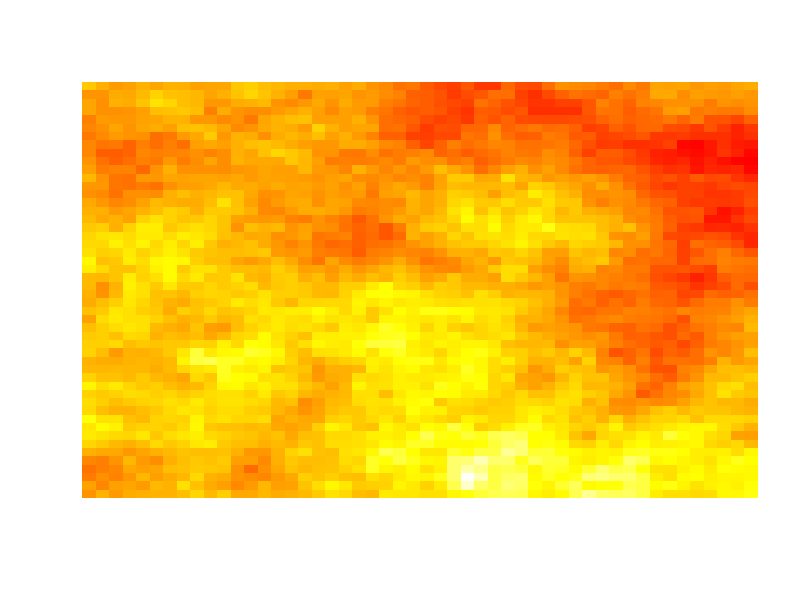

This chart was generated by the following R code: (Note: a time limit stopped this script after it produced the figure.)
##########################################################################
### Simulation
### True Variance: It is the variance calculated by 100 times simulation
###                It is related to the size of domains. (e.g. for a
###                20 by 20 squre, its var is different to that of a 
###                30 by 30 one.)
###
### True Mean: It also depends on the size of domains, and
###            it is also simulated 100 times for the mean.
###
### Author: Leshun Xu
### Last modified date: 2019-07-15
##########################################################################


# setwd("working directory")
library(MASS)

nedge <- 50        # the number of the colums and rows of the Z field
mpts <- nedge^2    # the number of individuals in the Z field

p2p.dis <- matrix(0, mpts, mpts)
for(i in 1:mpts){
  for(j in i:mpts){
    p1 <- (i-1)%/%nedge
    p2 <- (i-1)%%nedge
    q1 <- (j-1)%/%nedge
    q2 <- (j-1)%%nedge
    dis <- sqrt((p1-q1)^2+(p2-q2)^2)
    p2p.dis[i,j] <- dis
    p2p.dis[j,i] <- dis
  }
}

sigma <- exp(-0.05*p2p.dis) # transfer distance into covariances

set.seed(2019)
seqn <- mvrnorm(n = 1, rep(0, mpts), sigma)
pix <- matrix(seqn, nedge, nedge, byrow = TRUE) # generate the Z field

# plot the Z field
pixtt <- pix[,nrow(pix):1]
image(pixtt, col=heat.colors(100), axes=FALSE)


g <- function(z){
  exp(z)/(1+exp(z))
}

f <- function(z){
  z                    # case1: f(z)=z
  # z^3-3*z^2+2*z+0.01   # case2: f(z)=z^3-3*z^2+2*z+0.01
  # 2*sin(z)             # case3: f(z)=2*sin(z)
  # exp(z)-5             # case4: f(z)=exp(z)
}

# This function is for the inclusion probabilities of HT estimators.
selec.prob <- function(ind1, ind2, dn, m1, m2, k){
  p1 <- m1/dn; p2 <- m2/dn
  pi1 <- 1-(1-p1)^k
  pi2 <- 1-(1-p2)^k
  pi12 <- 2*(k-1)*pi1*pi2/(2*k-pi1-pi2)
  c(pi1, pi2, pi12)
}

field.z <- pix
field.f <- f(field.z)
field.g <- g(field.z)

##########################################################################
### Simulation for the true variance and true mean (start here)
SumSnSeq <- data.frame(matrix(ncol = nedge, nrow = 0))
colnames(SumSnSeq) <- paste("Sn", 1:nedge, sep = "")

t <- 0
for (i in 1:100) {
  t <- t+1
  set.seed(i)
  seqn <- mvrnorm(n = 1, rep(0, mpts), sigma)
  pix.t <- matrix(seqn, nedge, nedge, byrow = TRUE)
  field.z.t <- pix.t
  field.f.t <- f(field.z.t)
  vecTemp <- NULL
  for (j in 1:nedge) {
    vecTemp <- c(vecTemp, sum(field.f.t[1:j,1:j]))
  }
  SumSnSeq[t,] <- vecTemp
}
### Simulation for the true variance and true mean (end here)
##########################################################################

set.seed(2)
temp.r <- rbinom(mpts, 1, field.g)
field.r <- matrix(temp.r, nedge, nedge, byrow = FALSE)

field.x <- field.f*field.r

size <- seq(40, nedge, 1)

recorded <- data.frame(matrix(ncol = 11, nrow = 0))
colnames(recorded) <- c("SampleSize", "DnSize", "DnVar",
                        "NEW.var","NEW.err1",
                        "HT.var", "HTvar.err3",
                        "Sum.MHT", "Sum.MHT.err",
                        "Sum.HT", "Sum.HT.err"
)

t <- 0

for (s in size) {
  t <- t+1
  r01 <- matrix(0, s, nedge-s)
  r02 <- matrix(0, nedge-s, nedge)
  Rn <- field.r[1:s, 1:s]
  Rn2field <- cbind(Rn, r01)
  Rn2field <- rbind(Rn2field, r02)
  index <- which(Rn2field!=0)
  sample.cov <- sigma[index, index]
  
  Dn.1 <- matrix(1, s, s)
  temp.field <- cbind(Dn.1, r01)
  temp.field <- rbind(temp.field, r02)
  index2 <- which(temp.field!=0)
  Dn.f <- field.f[index2]
  
  sumDn.true <- sum(Dn.f)
  varDn.true <- var(SumSnSeq[,s])
  
  
  f.seq <- field.f[index]   # Observed as a sample
  g.seq <- field.g[index]
  
  n.seq <- length(index)    # it is the sample size
  Dn.size <- length(index2) # It is the finite population size
  
  varDn.est.HT <- 0         # This is H-T estimator of the variance
  sumDn.est.MHT <- 0        # This is MHT estimator of the pop total
  sumDn.est.HT <- 0         # This is H-T estimator of the pop total
  for (i in 1:n.seq) {
    for (j in 1:n.seq) {
      if (i==j) {
        selec.s <- selec.prob(index[i], index[j], s^2, 1, 1, n.seq)
        selec.i <- selec.s[1]
        varDn.est.HT <- varDn.est.HT + f.seq[i]^2*(1-selec.i)/selec.i^2
      }else{
        selec.s <- selec.prob(index[i], index[j], s^2, 1, 1, n.seq)
        selec.i <- selec.s[1]
        selec.j <- selec.s[2]
        selec.ij <- selec.s[3]
        varDn.est.HT <- varDn.est.HT + f.seq[i]*f.seq[j]*(selec.ij - selec.i * selec.j)/selec.ij/selec.i/selec.j
      }
    }
    sumDn.est.MHT <- sumDn.est.MHT + f.seq[i]/g.seq[i]
    
    selec.s <- selec.prob(index[i], index[i], s^2, 1, 1, n.seq)
    selec.i <- selec.s[1]
    sumDn.est.HT <- sumDn.est.HT + f.seq[i]/selec.i
  }
  
  field.xtmp <- field.x
  
  ##########################################################################
  ### The mHT estimator of the variance (start here)
  
  kn <- floor(s^0.7)   # the bolck size is kn*kn
  mn <- floor(50/kn)   # the number of blocks is mn*mn
  vbar <- sumDn.est.MHT/mn/mn
  figi <- field.xtmp/field.g
  sumtmp <- 0

  ### Note: In the following, blue blocks are neighbours of a red block.
  ## Case 1: Number of red blocks=1; Number of blue blocks=3;
  c1rblock <- figi[1:kn, 1:kn]
  term1 <- sum(c1rblock)-vbar
  sumtmp <- sumtmp + term1^2
  c1bblock1 <- figi[(kn+1):(2*kn), 1:kn]
  sumtmp <- sumtmp +term1 * (sum(c1bblock1) - vbar)
  c1bblock2 <- figi[1:kn, (kn+1):(2*kn)]
  sumtmp <- sumtmp +term1 * (sum(c1bblock2) - vbar)
  c1bblock3 <- figi[(kn+1):(2*kn), (kn+1):(2*kn)]
  sumtmp <- sumtmp +term1 * (sum(c1bblock3) - vbar)
  
  ## Case 2: Number of red blocks=mn-2; Number of blue blocks=5;
  for (m in 1:(mn-2)) {
    c2rblock <- figi[(m*kn+1):((m+1)*kn), 1:kn]
    term1 <- sum(c2rblock)-vbar
    sumtmp <- sumtmp + term1^2
    c2bblock1 <- figi[((m-1)*kn+1):(m*kn), 1:kn]               # on its left
    sumtmp <- sumtmp +term1 * (sum(c2bblock1) - vbar)
    c2bblock2 <- figi[((m+1)*kn+1):((m+2)*kn), 1:kn]           # on its right
    sumtmp <- sumtmp +term1 * (sum(c2bblock2) - vbar)
    c2bblock3 <- figi[((m-1)*kn+1):(m*kn), (kn+1):(kn+kn)]     # left-bottom
    sumtmp <- sumtmp +term1 * (sum(c2bblock3) - vbar)
    c2bblock4 <- figi[(m*kn+1):((m+1)*kn), (kn+1):(kn+kn)]     # under it
    sumtmp <- sumtmp +term1 * (sum(c2bblock4) - vbar)
    c2bblock5 <- figi[((m+1)*kn+1):((m+2)*kn), (kn+1):(kn+kn)] # right-bottom
    sumtmp <- sumtmp +term1 * (sum(c2bblock5) - vbar)
  }
  
  ## Case 3:  Number of red blocks=1; Number of blue blocks=3;
  c3rblock <- figi[((mn-1)*kn+1):(mn*kn), 1:kn]
  term1 <- sum(c3rblock)-vbar
  sumtmp <- sumtmp + term1^2
  c3bblock1 <- figi[((mn-2)*kn+1):((mn-1)*kn), 1:kn]
  sumtmp <- sumtmp +term1 * (sum(c3bblock1) - vbar)
  c3bblock2 <- figi[((mn-2)*kn+1):((mn-1)*kn), (kn+1):(2*kn)]
  sumtmp <- sumtmp +term1 * (sum(c3bblock2) - vbar)
  c3bblock3 <- figi[((mn-1)*kn+1):(mn*kn), (kn+1):(2*kn)]
  sumtmp <- sumtmp +term1 * (sum(c3bblock3) - vbar)
  
  ## Case 4: Number of red blocks=mn-2; Number of blue blocks=5;
  for (m in 1:(mn-2)) {
    c4rblock <- figi[1:kn, (m*kn+1):((m+1)*kn)]
    term1 <- sum(c4rblock)-vbar
    sumtmp <- sumtmp + term1^2
    c4bblock1 <- figi[1:kn, ((m-1)*kn+1):(m*kn)]               # above it
    sumtmp <- sumtmp +term1 * (sum(c4bblock1) - vbar)
    c4bblock2 <- figi[1:kn, ((m+1)*kn+1):((m+2)*kn)]           # under it
    sumtmp <- sumtmp +term1 * (sum(c4bblock2) - vbar)
    c4bblock3 <- figi[(kn+1):(kn+kn), ((m-1)*kn+1):(m*kn)]     # right-top
    sumtmp <- sumtmp +term1 * (sum(c4bblock3) - vbar)
    c4bblock4 <- figi[(kn+1):(kn+kn), (m*kn+1):((m+1)*kn)]     # right
    sumtmp <- sumtmp +term1 * (sum(c4bblock4) - vbar)
    c4bblock5 <- figi[(kn+1):(kn+kn), ((m+1)*kn+1):((m+2)*kn)] # right-bottom
    sumtmp <- sumtmp +term1 * (sum(c4bblock5) - vbar)
  }
  
  ## Case 5: Number of red blocks=(mn-2)^2; Number of blue blocks=8;
  for (m1 in 1:(mn-2)) {
    for (m2 in 1:(mn-2)) {
      c5rblock <- figi[(m1*kn+1):((m1+1)*kn), (m2*kn+1):((m2+1)*kn)]
      term1 <- sum(c5rblock)-vbar
      sumtmp <- sumtmp + term1^2
      c5bblock1 <- figi[((m1-1)*kn+1):(m1*kn), ((m2-1)*kn+1):(m2*kn)]
      sumtmp <- sumtmp +term1 * (sum(c5bblock1) - vbar)
      c5bblock2 <- figi[(m1*kn+1):((m1+1)*kn), ((m2-1)*kn+1):(m2*kn)]
      sumtmp <- sumtmp +term1 * (sum(c5bblock2) - vbar)
      c5bblock3 <- figi[((m1+1)*kn+1):((m1+2)*kn), ((m2-1)*kn+1):(m2*kn)]
      sumtmp <- sumtmp +term1 * (sum(c5bblock3) - vbar)
      
      c5bblock4 <- figi[((m1-1)*kn+1):(m1*kn), (m2*kn+1):((m2+1)*kn)]
      sumtmp <- sumtmp +term1 * (sum(c5bblock4) - vbar)
      c5bblock5 <- figi[((m1+1)*kn+1):((m1+2)*kn), (m2*kn+1):((m2+1)*kn)]
      sumtmp <- sumtmp +term1 * (sum(c5bblock5) - vbar)
      
      c5bblock6 <- figi[((m1-1)*kn+1):(m1*kn), ((m2+1)*kn+1):((m2+2)*kn)]
      sumtmp <- sumtmp +term1 * (sum(c5bblock6) - vbar)
      c5bblock7 <- figi[(m1*kn+1):((m1+1)*kn), ((m2+1)*kn+1):((m2+2)*kn)]
      sumtmp <- sumtmp +term1 * (sum(c5bblock7) - vbar)
      c5bblock8 <- figi[((m1+1)*kn+1):((m1+2)*kn), ((m2+1)*kn+1):((m2+2)*kn)]
      sumtmp <- sumtmp +term1 * (sum(c5bblock8) - vbar)
    }
  }
  
  ## Case 6: Number of red blocks=mn-2; Number of blue blocks=5;
  for (m in 1:(mn-2)) {
    c6rblock <- figi[((mn-1)*kn+1):(mn*kn), (m*kn+1):((m+1)*kn)]
    term1 <- sum(c6rblock)-vbar
    sumtmp <- sumtmp + term1^2
    c6bblock1 <- figi[((mn-1)*kn+1):(mn*kn), ((m-1)*kn+1):(m*kn)]
    sumtmp <- sumtmp +term1 * (sum(c6bblock1) - vbar)
    c6bblock2 <- figi[((mn-1)*kn+1):(mn*kn), ((m+1)*kn+1):((m+2)*kn)]
    sumtmp <- sumtmp +term1 * (sum(c6bblock2) - vbar)
    c6bblock3 <- figi[((mn-2)*kn+1):((mn-1)*kn), ((m-1)*kn+1):(m*kn)]
    sumtmp <- sumtmp +term1 * (sum(c6bblock3) - vbar)
    c6bblock4 <- figi[((mn-2)*kn+1):((mn-1)*kn), (m*kn+1):((m+1)*kn)]
    sumtmp <- sumtmp +term1 * (sum(c6bblock4) - vbar)
    c6bblock5 <- figi[((mn-2)*kn+1):((mn-1)*kn), ((m+1)*kn+1):((m+2)*kn)]
    sumtmp <- sumtmp +term1 * (sum(c6bblock5) - vbar)
  }
  
  ## Case 7: Number of red blocks=1; Number of blue blocks=3;
  c7rblock <- figi[1:kn, ((mn-1)*kn+1):(mn*kn)]
  term1 <- sum(c7rblock)-vbar
  sumtmp <- sumtmp + term1^2
  c7bblock1 <- figi[(kn+1):(2*kn), ((mn-1)*kn+1):(mn*kn)]
  sumtmp <- sumtmp +term1 * (sum(c7bblock1) - vbar)
  c7bblock2 <- figi[1:kn,  ((mn-2)*kn+1):((mn-1)*kn)]
  sumtmp <- sumtmp +term1 * (sum(c7bblock2) - vbar)
  c7bblock3 <- figi[(kn+1):(2*kn), ((mn-2)*kn+1):((mn-1)*kn)]
  sumtmp <- sumtmp +term1 * (sum(c7bblock3) - vbar)
  
  ## Case 8: Number of red blocks=mn-2; Number of blue blocks=5;
  for (m in 1:(mn-2)) {
    c8rblock <- figi[(m*kn+1):((m+1)*kn), ((mn-1)*kn+1):(mn*kn)]
    term1 <- sum(c8rblock)-vbar
    sumtmp <- sumtmp + term1^2
    c8bblock1 <- figi[((m-1)*kn+1):(m*kn), ((mn-1)*kn+1):(mn*kn)]
    sumtmp <- sumtmp +term1 * (sum(c8bblock1) - vbar)
    c8bblock2 <- figi[((m+1)*kn+1):((m+2)*kn), ((mn-1)*kn+1):(mn*kn)]
    sumtmp <- sumtmp +term1 * (sum(c8bblock2) - vbar)
    c8bblock3 <- figi[((m-1)*kn+1):(m*kn), ((mn-2)*kn+1):((mn-1)*kn)]
    sumtmp <- sumtmp +term1 * (sum(c8bblock3) - vbar)
    c8bblock4 <- figi[(m*kn+1):((m+1)*kn), ((mn-2)*kn+1):((mn-1)*kn)]
    sumtmp <- sumtmp +term1 * (sum(c8bblock4) - vbar)
    c8bblock5 <- figi[((m+1)*kn+1):((m+2)*kn), ((mn-2)*kn+1):((mn-1)*kn)]
    sumtmp <- sumtmp +term1 * (sum(c8bblock5) - vbar)
  }
  
  ## Case 9:  Number of red blocks=1; Number of blue blocks=3;
  c9rblock <- figi[((mn-1)*kn+1):(mn*kn), ((mn-1)*kn+1):(mn*kn)]
  term1 <- sum(c9rblock)-vbar
  sumtmp <- sumtmp + term1^2
  c9bblock1 <- figi[((mn-2)*kn+1):((mn-1)*kn), ((mn-1)*kn+1):(mn*kn)]
  sumtmp <- sumtmp +term1 * (sum(c9bblock1) - vbar)
  c9bblock2 <- figi[((mn-2)*kn+1):((mn-1)*kn), ((mn-2)*kn+1):((mn-1)*kn)]
  sumtmp <- sumtmp +term1 * (sum(c9bblock2) - vbar)
  c9bblock3 <- figi[((mn-1)*kn+1):(mn*kn), ((mn-2)*kn+1):((mn-1)*kn)]
  sumtmp <- sumtmp +term1 * (sum(c9bblock3) - vbar)
  
  NEW.MHT <- sumtmp - sum((1-g.seq)/g.seq/g.seq*f.seq^2)
  
  ### The mHT estimator of the variance (end here)
  ##########################################################################
  
  recorded[t,] <- 
    c(n.seq, s^2, varDn.true,
      NEW.MHT, abs((NEW.MHT-varDn.true)/varDn.true),
      varDn.est.HT, abs((varDn.est.HT-varDn.true)/varDn.true),
      sumDn.est.MHT, abs((sumDn.est.MHT-sumDn.true)/sumDn.true),
      sumDn.est.HT, abs((sumDn.est.HT-sumDn.true)/sumDn.true)
    )
  print(recorded[t,c(1,2,5,7,9,11)])
}

round(recorded[,c(1,2,5,7,9,11)],4)


yup <- max(abs(recorded$NEW.err1), abs(recorded$HTvar.err3))
ylo <- min(abs(recorded$NEW.err1), abs(recorded$HTvar.err3))

plot(abs(recorded$NEW.err1), type = "l", xlab = "Index of Domains", ylab = "ARE Errors",
     col = "red", lty=1, lwd=3, cex.lab=1.5, cex.axis=1.5,
     ylim = c(ylo,yup),xaxt = "n")
axis(1, at=1:11, labels=c(1:11))
points(abs(recorded$NEW.err1), col = "red", lty=1, lwd=2, pch=19)
lines(abs(recorded$HTvar.err3), lty=2, lwd=2, col="blue")
points(abs(recorded$HTvar.err3), col = "blue", lty=1, lwd=2, pch=19)
legend(7.6, .985, legend=c("mHT Estimator", "HT Estimator"),
       col=c("red", "blue"), lty=1:2, lwd=2, cex=1.4)

plot(abs(recorded$Sum.MHT.err), type = "l", xlab = "Index of Domains", ylab = "ARE Errors",
     ylim = c(0, max(abs(recorded$Sum.HT.err))),
     col = "red", lty=1, lwd=3, cex.lab=1.5, cex.axis=1.5,xaxt = "n")
axis(1, at=1:11, labels=c(1:11))
points(abs(recorded$Sum.MHT.err), col = "red", lty=1, lwd=2, pch=19)
lines(abs(recorded$Sum.HT.err), lty=2, lwd=2, col="blue")
points(abs(recorded$Sum.HT.err), col = "blue", lty=1, lwd=2, pch=19)
legend(7.5, .55, legend=c("mHT Estimator", "HT Estimator"),
       col=c("red", "blue"), lty=1:2, lwd=2, cex=1.5)
